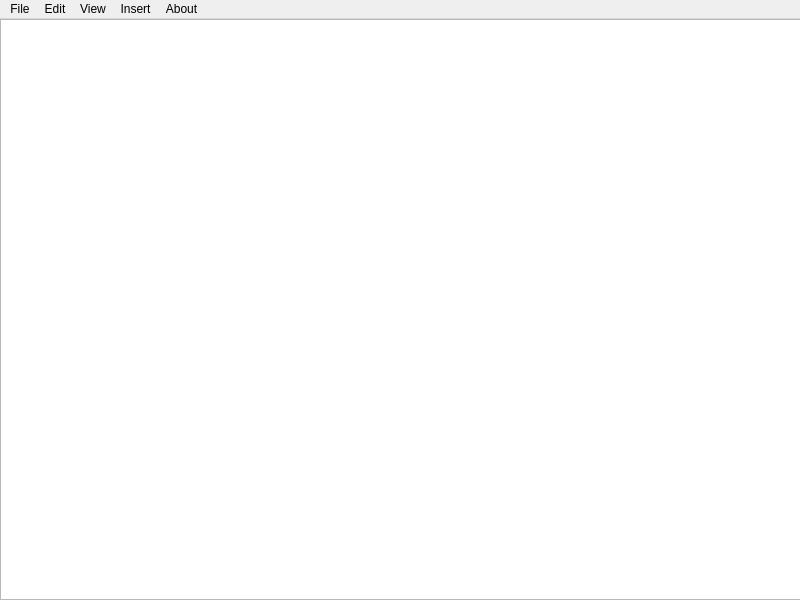
<?xml version="1.0" encoding="UTF-8"?>
<ui version="4.0">
 <class>MainWindow</class>
 <widget class="QMainWindow" name="MainWindow">
  <property name="geometry">
   <rect>
    <x>0</x>
    <y>0</y>
    <width>800</width>
    <height>600</height>
   </rect>
  </property>
  <property name="sizePolicy">
   <sizepolicy hsizetype="Preferred" vsizetype="Preferred">
    <horstretch>0</horstretch>
    <verstretch>0</verstretch>
   </sizepolicy>
  </property>
  <property name="minimumSize">
   <size>
    <width>800</width>
    <height>600</height>
   </size>
  </property>
  <property name="windowTitle">
   <string>Stats View</string>
  </property>
  <widget class="QWidget" name="centralWidget">
   <widget class="CustomTableView" name="tableData">
    <property name="geometry">
     <rect>
      <x>0</x>
      <y>0</y>
      <width>801</width>
      <height>581</height>
     </rect>
    </property>
    <property name="alternatingRowColors">
     <bool>true</bool>
    </property>
    <property name="sortingEnabled">
     <bool>true</bool>
    </property>
    <attribute name="horizontalHeaderDefaultSectionSize">
     <number>250</number>
    </attribute>
    <attribute name="horizontalHeaderMinimumSectionSize">
     <number>150</number>
    </attribute>
    <attribute name="horizontalHeaderStretchLastSection">
     <bool>true</bool>
    </attribute>
    <attribute name="verticalHeaderStretchLastSection">
     <bool>false</bool>
    </attribute>
   </widget>
  </widget>
  <widget class="QMenuBar" name="menuBar">
   <property name="geometry">
    <rect>
     <x>0</x>
     <y>0</y>
     <width>800</width>
     <height>21</height>
    </rect>
   </property>
   <widget class="QMenu" name="menu">
    <property name="title">
     <string>File</string>
    </property>
    <addaction name="newDocument"/>
    <addaction name="saveDocument"/>
    <addaction name="openDocument"/>
    <addaction name="saveDocumentAs"/>
   </widget>
   <widget class="QMenu" name="menu_2">
    <property name="title">
     <string>View</string>
    </property>
    <addaction name="showTable"/>
    <addaction name="showDiagram"/>
   </widget>
   <widget class="QMenu" name="menuAbout">
    <property name="title">
     <string>About</string>
    </property>
    <addaction name="actionAbout"/>
   </widget>
   <widget class="QMenu" name="menuInsert">
    <property name="title">
     <string>Insert</string>
    </property>
    <addaction name="actionInsertRow"/>
    <addaction name="actionDeleteRow"/>
   </widget>
   <widget class="QMenu" name="menuEdit">
    <property name="title">
     <string>Edit</string>
    </property>
    <addaction name="actionUndo"/>
    <addaction name="actionRedo"/>
   </widget>
   <addaction name="menu"/>
   <addaction name="menuEdit"/>
   <addaction name="menu_2"/>
   <addaction name="menuInsert"/>
   <addaction name="menuAbout"/>
  </widget>
  <action name="newDocument">
   <property name="text">
    <string>New Table</string>
   </property>
  </action>
  <action name="saveDocument">
   <property name="text">
    <string>Save</string>
   </property>
  </action>
  <action name="openDocument">
   <property name="text">
    <string>Open...</string>
   </property>
  </action>
  <action name="saveDocumentAs">
   <property name="text">
    <string>Save As...</string>
   </property>
  </action>
  <action name="showTable">
   <property name="text">
    <string>Table</string>
   </property>
  </action>
  <action name="showDiagram">
   <property name="text">
    <string>Diagram</string>
   </property>
  </action>
  <action name="actionAbout">
   <property name="text">
    <string>About Application</string>
   </property>
  </action>
  <action name="actionInsertRow">
   <property name="text">
    <string>Insert Row</string>
   </property>
   <property name="shortcut">
    <string>Ins</string>
   </property>
  </action>
  <action name="actionDeleteRow">
   <property name="text">
    <string>Delete Row</string>
   </property>
   <property name="shortcut">
    <string>Del</string>
   </property>
  </action>
  <action name="actionUndo">
   <property name="text">
    <string>Undo</string>
   </property>
   <property name="shortcut">
    <string>Ctrl+Z</string>
   </property>
  </action>
  <action name="actionRedo">
   <property name="enabled">
    <bool>false</bool>
   </property>
   <property name="text">
    <string>Redo</string>
   </property>
   <property name="shortcut">
    <string>Ctrl+Y</string>
   </property>
  </action>
 </widget>
 <layoutdefault spacing="6" margin="11"/>
 <customwidgets>
  <customwidget>
   <class>CustomTableView</class>
   <extends>QTableView</extends>
   <header>customtableview.h</header>
  </customwidget>
 </customwidgets>
 <resources/>
 <connections/>
</ui>
